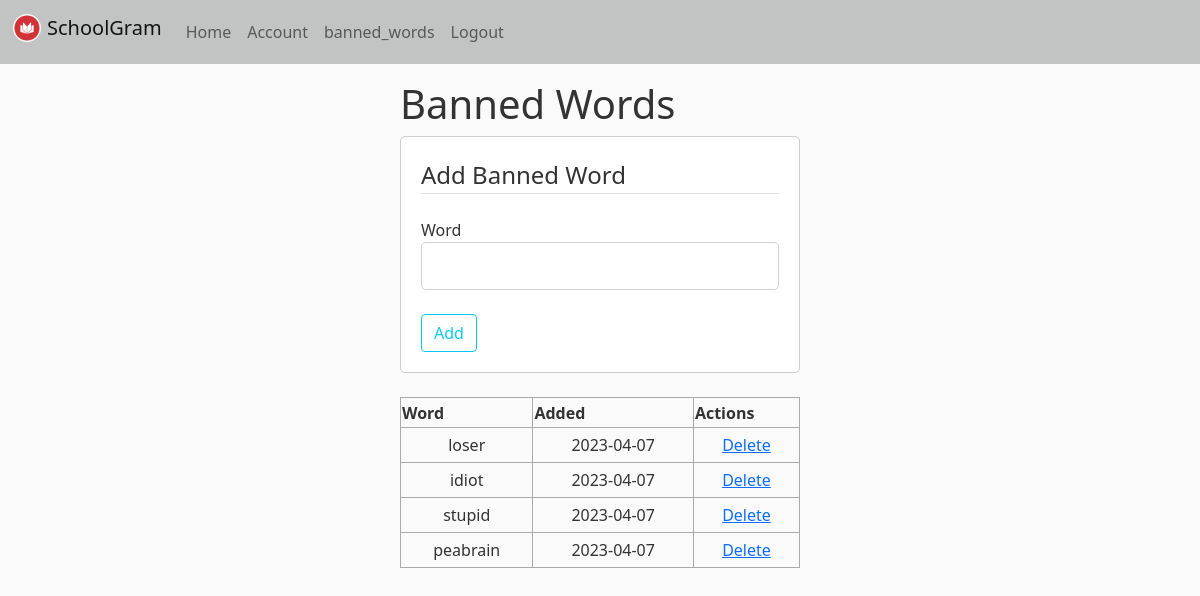
/banned_words (signed in), run on the app's committed database.
### schoolgram/models.py (models this page shows, shortened)
class BannedWord(db.Model):
    id = db.Column(db.Integer, primary_key=True)
    word = db.Column(db.String(20), nullable=False)
    date_added = db.Column(db.DateTime, nullable=False, default=datetime.utcnow)

### schoolgram/routes.py (the view)
@app.route("/banned_words", methods=['GET', 'POST'])
@login_required
@moderator_required
def banned_words():
    form = BannedWordForm()
    if form.validate_on_submit():
        new_banned_word = BannedWord(word=form.word.data)
        db.session.add(new_banned_word)
        db.session.commit()
        flash('Banned word has been added', 'success')
        return redirect(url_for('banned_words'))
    elif request.method == 'GET':
        banned_word = BannedWord.query.all()
    return render_template('banned_words.html', form=form, banned_word=banned_word)

### schoolgram/forms.py
class BannedWordForm(FlaskForm):
    def data_required(self, field):
        if not field.data:
            raise ValidationError('[This field is required]')
    word = StringField('Word', validators=[data_required])
    submit = SubmitField('Add')

### schoolgram/models.py (called while the page is built)
@login_manager.user_loader
def load_user(user_id):
    return User.query.get(int(user_id))

### schoolgram/routes.py (called while the page is built)
def moderator_required(route_function):
    @wraps(route_function)
    def decorated_function(*args, **kwargs):
        if current_user.is_authenticated and current_user.role == 'moderator':
            return route_function(*args, **kwargs)
        else:
            flash('You must be logged in as a moderator to access this page', 'danger')
            return redirect(url_for('home'))
    return decorated_function

### schoolgram/templates/banned_words.html (shortened to what this page needs)
{% extends "base.html" %}
{% block content %}
    <div class="content">
        <h1>Banned Words</h1>
        <div class="content-section">
            <form method="POST">
                <fieldset class="form-group">
                  <legend class="border-bottom mb-4">Add Banned Word</legend>
                  <div class="form-group">
                    {{ form.word.label(class="form-control-label") }}
                    {% if form.word.errors %}
                      {{ form.word(class="form-control form-control-lg is-invalid") }}
                      <div class="invalid-feedback">
                        {% for error in form.word.errors %}
                        <span>{{ error }}</span>
                        {% endfor %}
                      </div>
                    {% else %}
                      {{ form.word(class="form-control form-control-lg") }}
                    {% endif %}
                  </div>
                </fieldset><br>
                <div class="form_group">
                  {{ form.submit(class="btn btn-outline-info") }}
                </div>
            </form>
        </div><br>
        <table>
            <tr>
                <th>Word</th>
                <th>Added</th>
                <th>Actions</th>
            </tr>
            {% for word in banned_word %}
                <tr>
                    <td>{{ word.word }}</td>
                    <td>{{ word.date_added.date() }}</td>
                    <td>
                        <a href="{{ url_for('delete_banned_word', id=word.id) }}">Delete</a>
                    </td>
                </tr>
            {% endfor %}
        </table>
    </div>
{% endblock %}

### schoolgram/static/main.css (style rules this page uses)
body { background: #fafafa; color: #333333; margin-top: 5rem; }
.content-section { border: 1px solid #ccc; border-radius: 5px; padding: 20px; background-color: #fff; }
.content { margin: 0 auto; width: 400px; }
table, td, th { border: 1px solid #aaa; }
table { border-collapse: collapse; width: 100%; }
th { height: 30px; }
td { text-align: center; padding: 5px; }

### data on the page
BannedWord: word "loser", date_added "2023-04-07"
BannedWord: word "idiot", date_added "2023-04-07"
BannedWord: word "stupid", date_added "2023-04-07"
BannedWord: word "peabrain", date_added "2023-04-07"
